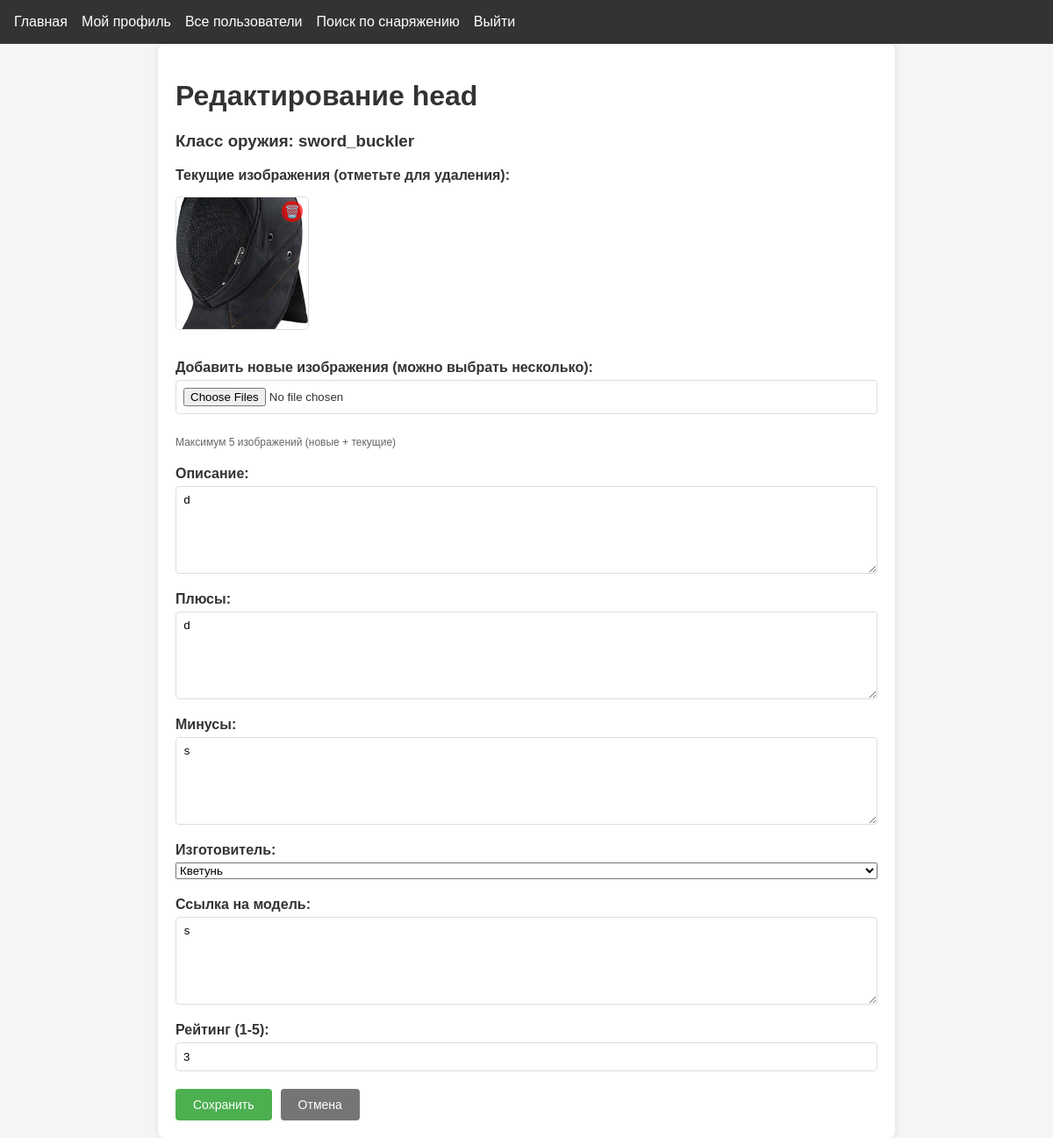
Page /upload/head (signed in) on the committed database.
### app.py (models this page shows)
class InventoryItem(db.Model):
    id = db.Column(db.Integer, primary_key=True)
    user_id = db.Column(db.Integer, db.ForeignKey("user.id"), nullable=False)
    model = db.Column(db.String(20), default="none")  # изготовитель
    model_site = db.Column(db.Text)  # ссылка на изготовителя
    weapon_class = db.Column(db.String(20), default="all")  # 'all' или конкретный класс
    item_type = db.Column(db.String(20), nullable=False)
    image_paths = db.Column(db.Text)
    description = db.Column(db.Text)
    pros = db.Column(db.Text)
    cons = db.Column(db.Text)
    rating = db.Column(db.Integer)

class User(db.Model, UserMixin):
    id = db.Column(db.Integer, primary_key=True)
    username = db.Column(db.String(80), unique=True, nullable=False)
    password = db.Column(db.String(120), nullable=False)
    weapon_class = db.Column(db.String(20), default="sword_buckler")
    age = db.Column(db.Integer)
    real_name = db.Column(db.String(100))
    has_longsword = db.Column(db.Boolean, default=False)
    longsword_since = db.Column(db.Date)
    has_rapier = db.Column(db.Boolean, default=False)
    rapier_since = db.Column(db.Date)
    has_sabre = db.Column(db.Boolean, default=False)
    sabre_since = db.Column(db.Date)
    has_sword_buckler = db.Column(db.Boolean, default=False)
    sword_buckler_since = db.Column(db.Date)
    items = db.relationship(
        "InventoryItem", backref="user", lazy=True, cascade="all, delete-orphan"
    )

### app.py (the view, shortened to what this page needs)
@app.route("/upload/<item_type>", methods=["GET", "POST"])
@login_required
def upload(item_type):
    weapon_class = request.args.get("weapon_class", current_user.weapon_class)
    item = InventoryItem.query.filter_by(
        user_id=current_user.id, item_type=item_type, weapon_class=weapon_class
    ).first()
    return render_template(
        "upload.html", item_type=item_type, weapon_class=weapon_class, item=item
    )

### app.py (called while the page is built)
@login_manager.user_loader
def load_user(user_id):
    return User.query.get(int(user_id))

### templates/upload.html (shortened to what this page needs)
{% extends "base.html" %}
{% block content %}
<div class="upload-container">
    <h1>{% if item %}Редактирование{% else %}Добавление{% endif %} {{ item_type }}</h1>
    {% if weapon_class %}<h3>Класс оружия: {{ weapon_class }}</h3>{% endif %}
    <form method="POST" enctype="multipart/form-data" id="uploadForm">
        {% if item and item.image_paths %}
        <div class="form-group">
            <label>Текущие изображения (отметьте для удаления):</label>
            <div class="current-images">
                {% for image_path in item.image_paths.split(',') %}
                <div class="image-item">
                    <img src="{{ url_for('static', filename='uploads/' + image_path) }}"
                         alt="Изображение {{ loop.index }}">
                    <label class="delete-checkbox">
                        <span class="delete-icon">🗑️</span>
                    </label>
                </div>
                {% endfor %}
            </div>
        </div>
        {% endif %}
        <div class="form-group">
            <label for="images">
                {% if item %}Добавить новые изображения{% else %}Загрузите изображения{% endif %}
                (можно выбрать несколько):
            </label>
            <input type="file" id="images" name="images" accept="image/*" multiple
                   onchange="previewImages(this)">
            <div class="hint">Максимум 5 изображений ({% if item %}новые + текущие{% endif %})</div>
        </div>
        <div class="form-group">
            <label for="description">Описание:</label>
            <textarea id="description" name="description" required>{{ item.description if item else '' }}</textarea>
        </div>
        <div class="form-group">
            <label for="pros">Плюсы:</label>
            <textarea id="pros" name="pros" required>{{ item.pros if item else '' }}</textarea>
        </div>
        <div class="form-group">
            <label for="cons">Минусы:</label>
            <textarea id="cons" name="cons" required>{{ item.cons if item else '' }}</textarea>
        </div>
        <div class="form-group">
            <label for="model">Изготовитель:</label>
            <select id="model" name="model">
                <option value="Kvetun" {% if item and item.model == 'Kvetun' %}selected{% endif %}>Кветунь</option>
            </select>
        </div>
        <div class="form-group">
            <label for="model_site">Ссылка на модель:</label>
            <textarea id="model_site" name="model_site" required>{{ item.model_site if item else '' }}</textarea>
        </div>
        <div class="form-group">
            <label for="rating">Рейтинг (1-5):</label>
            <input type="number" id="rating" name="rating"
                   value="{{ item.rating if item else 3 }}"
                   min="1" max="5" required>
        </div>
        <div class="form-actions">
            <button type="submit" class="btn">Сохранить</button>
            <a href="{{ url_for('view_profile', username=current_user.username, weapon_class=weapon_class) }}"
               class="btn cancel">Отмена</a>
        </div>
    </form>
</div>
{% endblock %}

### static/css/style.css (style rules this page uses)
body { font-family: 'Arial', sans-serif; margin: 0; padding: 0; background-color: #f5f5f5; color: #333; }
.btn { display: inline-block; padding: 0.5rem 1rem; background-color: #4CAF50; color: white; text-decoration: none; border-radius: 4px; }
.upload-container { max-width: 800px; margin: 20px auto; padding: 20px; background: white; border-radius: 8px; box-shadow: 0 0 10px rgba(0,0,0,0.1); }
.form-group { display: flex; flex-direction: column; gap: 5px; }
.form-group label { font-weight: bold; }
.form-actions { display: flex; gap: 10px; margin-top: 20px; }
.btn { padding: 10px 15px; border-radius: 4px; cursor: pointer; text-decoration: none; }

### templates/upload.html (style rules this page uses)
.upload-container { max-width: 800px; margin: 0 auto; padding: 20px; }
.current-images { display: flex; flex-wrap: wrap; gap: 15px; margin: 10px 0; }
.image-item { position: relative; width: 150px; transition: transform 0.2s; }
.image-item img { width: 100%; height: 150px; object-fit: cover; border: 1px solid #ddd; border-radius: 4px; }
.delete-checkbox { position: absolute; top: 5px; right: 5px; cursor: pointer; }
.delete-icon { display: inline-block; background: rgba(255, 0, 0, 0.7); color: white; width: 24px; height: 24px; border-radius: 50%; text-align: center; line-height: 24px; font-size: 14px; }
.hint { font-size: 12px; color: #666; margin-top: 5px; }
.form-group { margin-bottom: 20px; }
textarea, input[type="number"], input[type="file"] { width: 100%; padding: 8px; border: 1px solid #ddd; border-radius: 4px; box-sizing: border-box; }
textarea { height: 100px; resize: vertical; }
.form-actions { display: flex; gap: 10px; margin-top: 20px; }
.btn { padding: 10px 20px; border: none; border-radius: 4px; cursor: pointer; text-align: center; text-decoration: none; font-size: 14px; }
.cancel { background-color: #757575; color: white; }

### rows in the picture
InventoryItem: item_type "head", image_paths (picture), description "d", pros "d", cons "s", model "Кветунь", model_site "s", rating "3"
User: weapon_class "sword_buckler"
